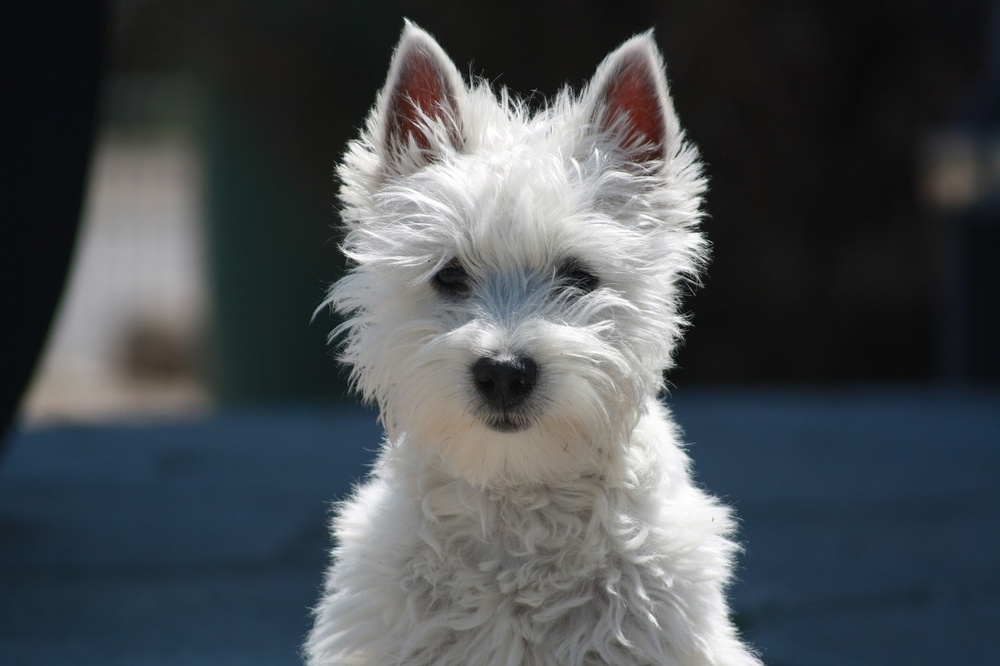
#> input picture example.jpg, 1000 x 666 px, shrunk from 1280 x 853 before the run
$ python main.py
#> lines starting #> are read from the running program, lines starting #| are printed output that depends on the picture
import cv2
import numpy as np

def load_and_split_by_rows(input_image_path, output_path1, output_path2):
    # Load image
#> called with input_image_path = 'example.jpg', output_path1 = 'output_image1.jpg', output_path2 = 'output_image2.jpg'
    image = cv2.imread(input_image_path)
#> image is the input picture: shape (666, 1000, 3); mean B, G, R 81.8, 78.1, 73.3

    # Split image
    image1 = image[::2, :, :]
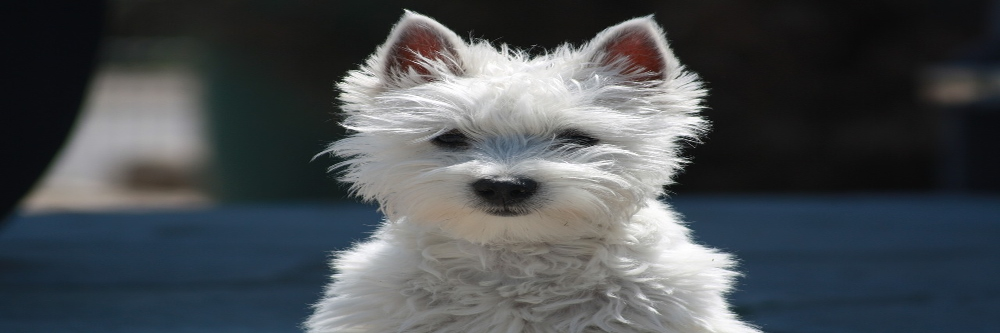
#> image1: shape (333, 1000, 3); mean B, G, R 81.8, 78.1, 73.2
    image2 = image[1::2, :, :]

    # Save the splitted images
    cv2.imwrite(output_path1, image1)
    cv2.imwrite(output_path2, image2)

def load_and_split_by_columns(input_image_path1, input_image_path2, output_path3):
    # Load images
#> called with input_image_path1 = 'output_image1.jpg', input_image_path2 = 'output_image2.jpg', output_path3 = 'output_image3.jpg'
    image1 = cv2.imread(input_image_path1)
    image2 = cv2.imread(input_image_path2)

    # Ensure both images have the same height
    min_height = min(image1.shape[0], image2.shape[0])
#> min_height = 333
    print(min_height)
#| 333
    image1 = image1[:min_height, :, :]
    image2 = image2[:min_height, :, :]

    # Combine images along columns using NumPy
    result_image1 = np.concatenate((image1[:, ::2, :], image2[:, ::2, :]), axis=1)
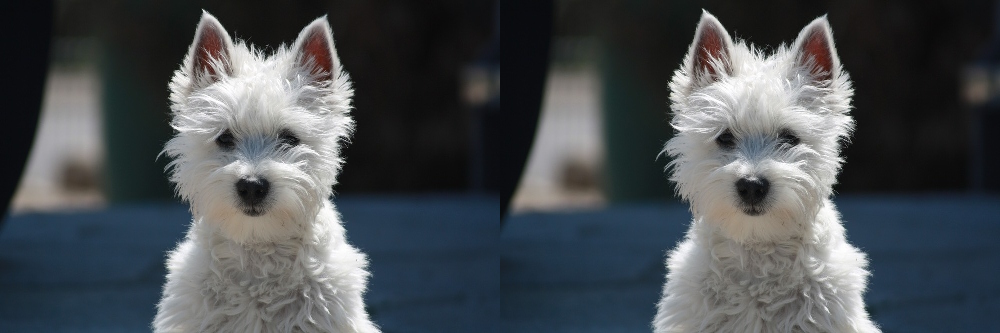
#> result_image1: shape (333, 1000, 3); mean B, G, R 81.9, 78.1, 73.3

    # Save the final splitted images
    cv2.imwrite(output_path3, result_image1)


example = "example.jpg"

# Step 1: Load image and split by rows
load_and_split_by_rows(example, "output_image1.jpg", "output_image2.jpg")

# Step 2: Load splitted images and split by columns
load_and_split_by_columns("output_image1.jpg", "output_image2.jpg", "output_image3.jpg")

image0 = cv2.imread(example)
image1 = cv2.imread("output_image1.jpg")
image2 = cv2.imread("output_image2.jpg")
image3 = cv2.imread("output_image3.jpg")


result_image = np.concatenate((image0, image1, image2, image3), axis=0)
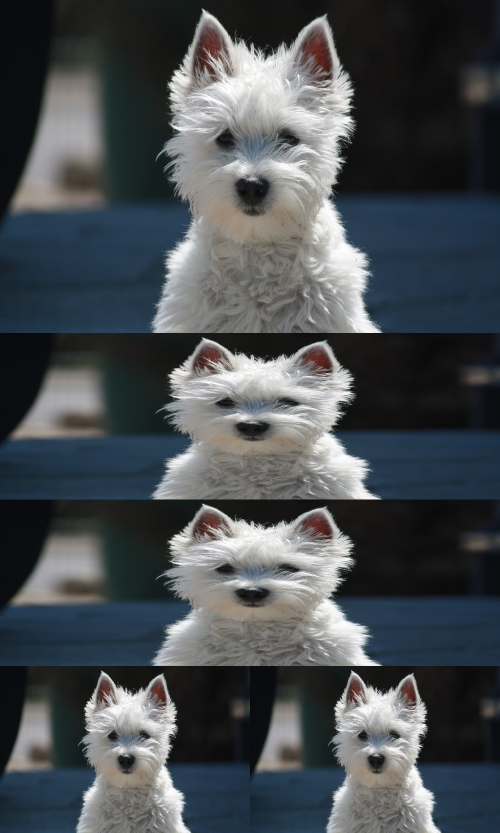
#> result_image: shape (1665, 1000, 3) (shown at 1/2 size); mean B, G, R 81.8, 78.1, 73.3

# Save the final image using OpenCV
cv2.imwrite("final_result.jpg", result_image)
